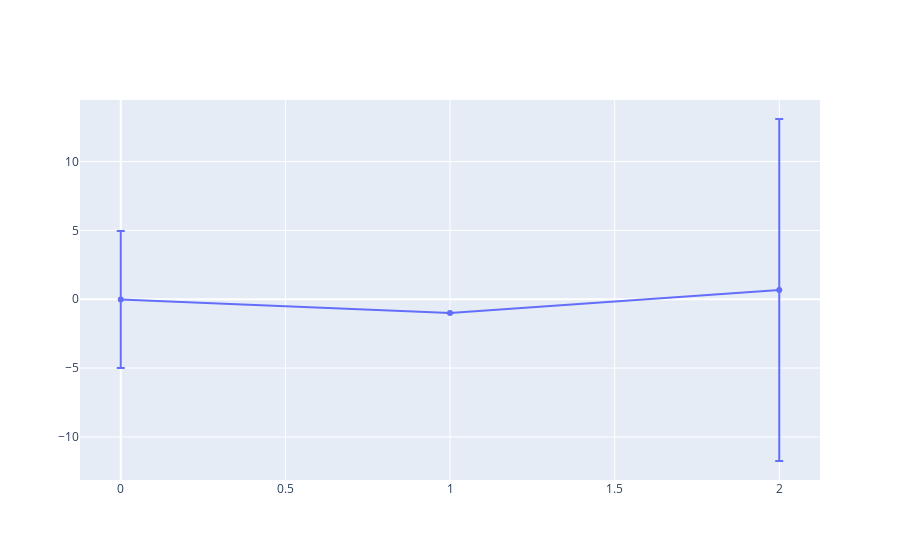

The notebook cell saved with this chart:
### Code cell
fig = go.Figure(data=go.Scatter(
        x=[0, 1, 2],
        y=((df - risk)/risk).mean(),
        error_y=dict(
            type='data', # value of error bar given in data coordinates
            array=((df - risk)/risk).std(),
            visible=True)
    ))
fig.show()

### Figure 1 — Plotly figure (JSON) as saved in the notebook; plotly's stock layout.template omitted (floating-point values rounded to 4 significant figures)
{"data": [{"error_y": {"array": [4.975, 1.068e-05, 12.42], "type": "data", "visible": true}, "type": "scatter", "x": [0, 1, 2], "y": [-0.01706, -1.0, 0.6691]}], "layout": {}}
